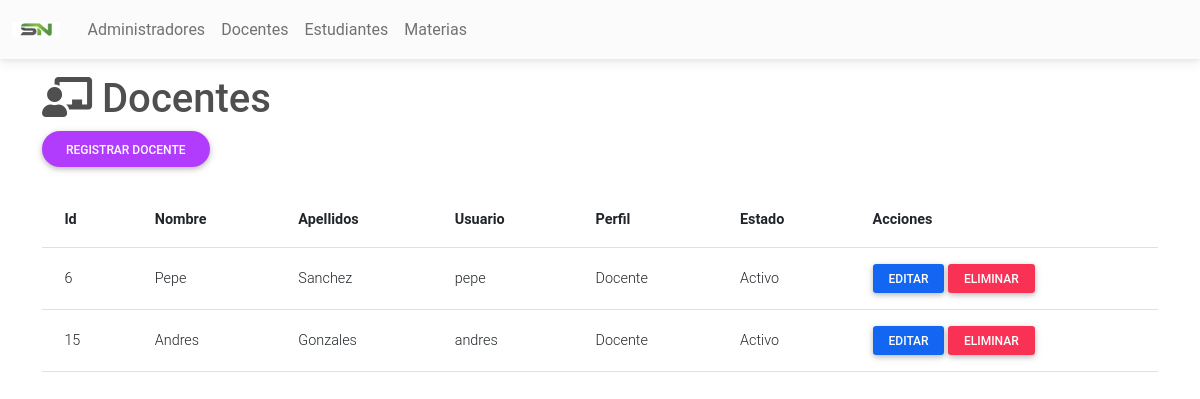
Page /Docentes/Pages/index.php (signed in) on the committed database.
### tables this page shows
CREATE TABLE `usuarios` (
  `ID_USUARIO` int(15) NOT NULL,
  `NOMBRE` varchar(60) NOT NULL,
  `APELLIDO` varchar(60) NOT NULL,
  `USUARIO` varchar(40) NOT NULL,
  `PASS` varchar(80) NOT NULL,
  `PERFIL` varchar(30) NOT NULL,
  `ESTADO` varchar(20) NOT NULL
);

### Conexion.php (called while the page is built, shortened)
<?php
class Conexion{
    private $drive = "mysql";
    private $host = "localhost";
    private $dbname = "notas";
    private $usuario = "root";
    private $contrasena = "";
    public function __construct()
    {
        try {
            $db = new PDO("{$this->drive}:host={$this->host};dbname={$this->dbname}", $this->usuario, $this->contrasena);
            $db->setAttribute(PDO::ATTR_ERRMODE, PDO::ERRMODE_EXCEPTION);
            return $db;
        } catch (PDOException $e) {
            echo "Ha surgido un error: Detalle: " . $e->getMessage();
        }
    }
}
?>

### Docentes/Modelo/Docentes.php (called while the page is built, shortened)
<?php
require_once("../../Conexion.php");
class Docentes extends Conexion
{
    public function __construct()
    {
        $this->db = parent::__construct();
    }
    public function get()
    {
        $rows = null;
        $statement = $this->db->prepare("SELECT * FROM usuarios WHERE PERFIL = 'Docente'");
        $statement->execute();
        while ($result = $statement->fetch()) {
            $rows[] = $result;
        }
        return $rows;
    }
}

### Docentes/Pages/index.php (the view, shortened to what this page needs)
<?php
require_once("../Modelo/Docentes.php");
$ModeloDocentes = new Docentes();
$Docentes = $ModeloDocentes->get();
?>
<!DOCTYPE html>
<html lang="en">
<head>
</head>
<body>
    <?php include("../../cabecera.php"); ?>
    <div class="container mt-3">
        <h1><i class="fas fa-chalkboard-teacher"></i> Docentes</h1>
        <a href="add.php" class="btn btn-secondary btn-rounded">Registrar Docente</a><br><br>
        <table class="table align-middle">
            <tr>
                <th class="fw-bold">Id</th>
                <th class="fw-bold">Nombre</th>
                <th class="fw-bold">Apellidos</th>
                <th class="fw-bold">Usuario</th>
                <th class="fw-bold">Perfil</th>
                <th class="fw-bold">Estado</th>
                <th class="fw-bold">Acciones</th>
            </tr>
            <tr>
                <?php
                if ($Docentes != null) {
                    foreach ($Docentes as $Docente) {
                ?>
            <tr>
                <td><?php echo $Docente['ID_USUARIO'] ?></td>
                <td><?php echo $Docente['NOMBRE'] ?></td>
                <td><?php echo $Docente['APELLIDO'] ?></td>
                <td><?php echo $Docente['USUARIO'] ?></td>
                <td><?php echo $Docente['PERFIL'] ?></td>
                <td><?php echo $Docente['ESTADO'] ?></td>
                <td>
                    <a href="edit.php?Id=<?php echo $Docente['ID_USUARIO'] ?>" class="btn btn-primary btn-sm px-3">Editar</a>
                    <a href="delete.php?Id=<?php echo $Docente['ID_USUARIO'] ?>" class="btn btn-danger btn-sm px-3">Eliminar</a>
                </td>
            </tr>
    <?php
                    }
                }
    ?>
    </tr>
        </table>
</body>
</html>

### rows in the picture
usuarios: ID_USUARIO "6", NOMBRE "Pepe", APELLIDO "Sanchez", USUARIO "pepe", PERFIL "Docente", ESTADO "Activo"
usuarios: ID_USUARIO "15", NOMBRE "Andres", APELLIDO "Gonzales", USUARIO "andres", PERFIL "Docente", ESTADO "Activo"
